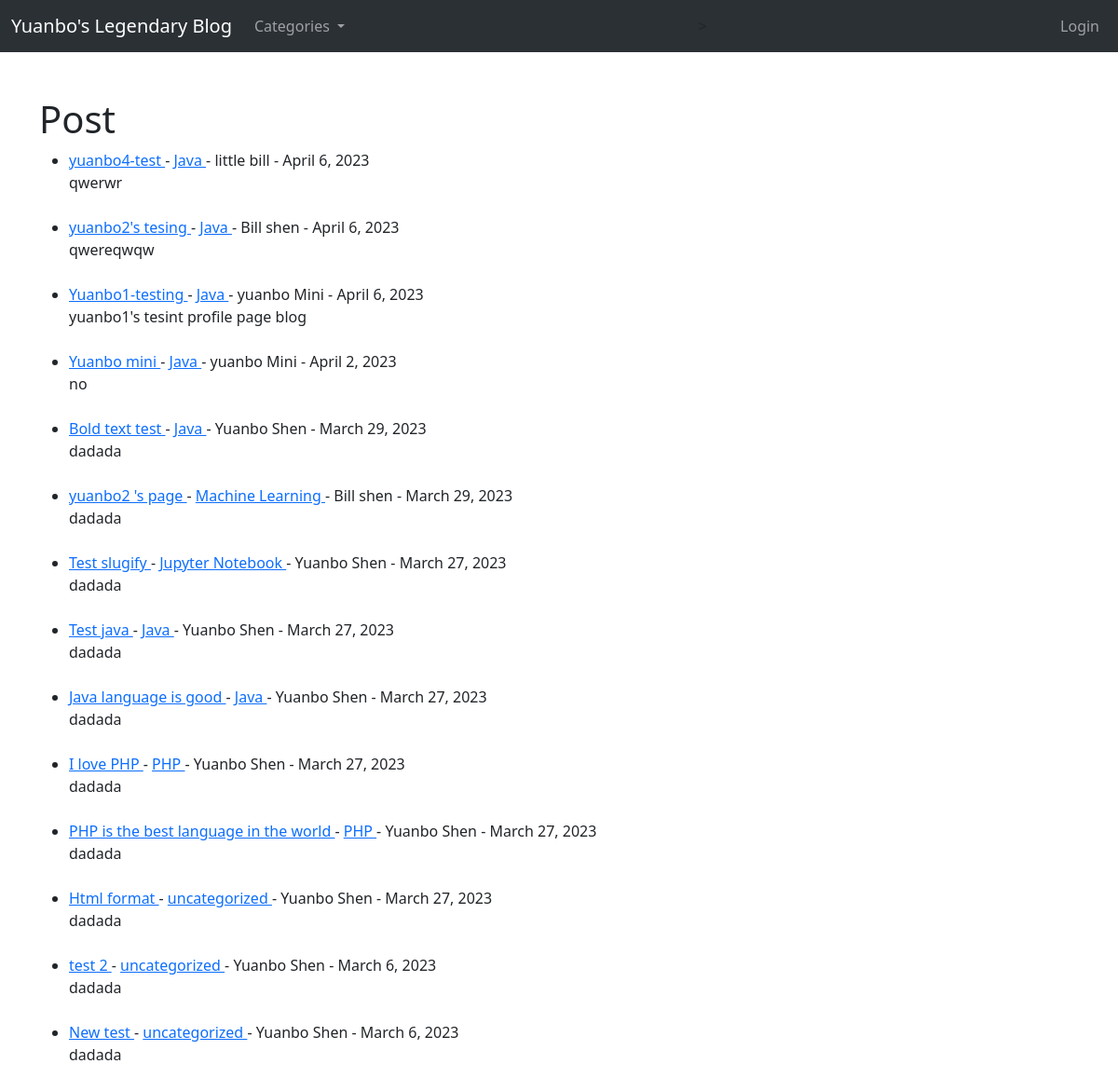
The page / on the database its author committed.
### blogproject/models.py (models this page shows, shortened)
class Post(models.Model):
    title = models.CharField(max_length=255)
    header_image = models.ImageField(null = True, blank= True, upload_to="images/")
    author = models.ForeignKey(User, on_delete=models.CASCADE)
    body = RichTextField(blank=True, null=True)
    post_date = models.DateField(auto_now_add=True)
    post_time = models.DateTimeField(auto_now_add=True)
    category = models.CharField(max_length = 255, default= "uncategorized")
    snippet = models.CharField(max_length = 255)

### blogproject/views.py (the view)
# urls.py: path('', HomeView.as_view(), name='home'),
class HomeView(ListView):
    model = Post
    template_name = 'home.html'
    ordering = ['-post_time']
    cats = Category.objects.all()
    def get_context_data(self, *args, **kwargs):
        cat_menu = Category.objects.all()
        context = super(HomeView, self).get_context_data(*args, **kwargs)
        context['cat_menu'] = cat_menu
        return context

### blogproject/models.py (called while the page is built)
    def __str__(self):
        return self.name

### blogproject/templates/home.html (shortened to what this page needs)
{% extends 'base.html' %}
{% block content %}
<h1>Post</h1>
<ul>
{% for post in object_list %}
    <li><a href="{% url 'article-detail' post.pk %}"> {{ post.title }} </a>
        - <a href = "{% url 'category' post.category %}">{{post.category}} </a>
        - {{ post.author.first_name }} {{ post.author.last_name }}
        - {{ post.post_date }}
        <br/>
    {{ post.snippet  }}</li>
    <br/>
{% endfor%}
</ul>
{% endblock %}

### rows shown on the page
Post: title "yuanbo4-test", category "Java", author.first_name "little", author.last_name "bill", post_date "April 6, 2023", snippet "qwerwr"
Post: title "yuanbo2's tesing", category "Java", author.first_name "Bill", author.last_name "shen", post_date "April 6, 2023", snippet "qwereqwqw"
Post: title "Yuanbo1-testing", category "Java", author.first_name "yuanbo", author.last_name "Mini", post_date "April 6, 2023", snippet "yuanbo1's tesint profile page blog"
Post: title "Yuanbo mini", category "Java", author.first_name "yuanbo", author.last_name "Mini", post_date "April 2, 2023", snippet "no"
Post: title "Bold text test", category "Java", author.first_name "Yuanbo", author.last_name "Shen", post_date "March 29, 2023", snippet "dadada"
Post: title "yuanbo2 's page", category "Machine Learning", author.first_name "Bill", author.last_name "shen", post_date "March 29, 2023", snippet "dadada"
Post: title "Test slugify", category "Jupyter Notebook", author.first_name "Yuanbo", author.last_name "Shen", post_date "March 27, 2023", snippet "dadada"
Post: title "Test java", category "Java", author.first_name "Yuanbo", author.last_name "Shen", post_date "March 27, 2023", snippet "dadada"
Post: title "Java language is good", category "Java", author.first_name "Yuanbo", author.last_name "Shen", post_date "March 27, 2023", snippet "dadada"
Post: title "I love PHP", category "PHP", author.first_name "Yuanbo", author.last_name "Shen", post_date "March 27, 2023", snippet "dadada"
Post: title "PHP is the best language in the world", category "PHP", author.first_name "Yuanbo", author.last_name "Shen", post_date "March 27, 2023", snippet "dadada"
Post: title "Html format", category "uncategorized", author.first_name "Yuanbo", author.last_name "Shen", post_date "March 27, 2023", snippet "dadada"
Post: title "test 2", category "uncategorized", author.first_name "Yuanbo", author.last_name "Shen", post_date "March 6, 2023", snippet "dadada"
Post: title "New test", category "uncategorized", author.first_name "Yuanbo", author.last_name "Shen", post_date "March 6, 2023", snippet "dadada"
